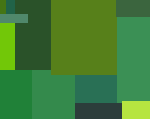
Frame 1 (no input)
Frame 60 (the mouse pressed at the canvas centre just before this capture): identical to frame 1, image omitted
Frame 120 (the mouse held since frame 60 and released just before this capture): identical to frame 1, image omitted

The Processing sketch that drew this single still picture (run headless with seeded random() and noise(); from frame 60 on, the mouse is pressed at the canvas centre):

// Processing sketch: processing_32673
// ── processing_32673.pde

/*

 Nate Rudolph
 August 3, 2011
 bootcamp - code
 
 */

void setup() {
  size(150, 119);
  smooth();
}

void draw() {
  noStroke();
  
  /* 1 */
  fill(#447514);
  rect (0, 0, 6, 14);
  /* 2 */
  fill(#216348);
  rect (6,0, 15, 14);
  /* 3 */
  fill(#2a5229);
  rect (15,0, 36, 70);


    /* 9 (actually presented under 4 so out of order here) */
  fill(#348a4c);
  rect (32,70,43,49);
  
  
  /* 4 */
  fill(#57801a);
  rect (51,0, 66, 75);
  /* 5 */
  fill(#3b653e);
  rect (116,0,34,17);
  /* 6 */
  fill(#50886b);
  rect (0,14, 28, 9);
  /* 7 */
  fill(#72c708);
  rect (0,23,15,47);
  /* 8 */
  fill(#208138);
  rect (0,70,32,49);
  
  /* 9 out of order here */

  /* 10 */
  fill(#297055);
  rect (75,75,42,28);
  /* 11 */
  fill(#3b9055);
  rect (117,17,35,86);
  
  
     /* 12 */
  fill(#2c3d3b);
  rect (75,103,47,16);
  
  /* 13 */
  fill(#b6e540);
  rect(122, 101,28,18);
}
